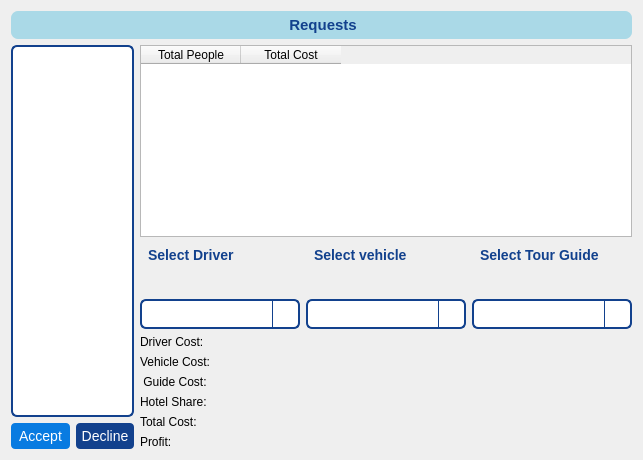
      <widget class="QWidget" name="requestPage">
       <layout class="QGridLayout" name="gridLayout_8" columnstretch="2,8">
        <item row="11" column="1">
         <widget class="QLabel" name="profitLabel">
          <property name="text">
           <string>Profit:</string>
          </property>
         </widget>
        </item>
        <item row="10" column="1">
         <widget class="QLabel" name="totalCostLabel">
          <property name="text">
           <string>Total Cost:</string>
          </property>
         </widget>
        </item>
        <item row="7" column="1">
         <widget class="QLabel" name="vehicleCostLabel">
          <property name="text">
           <string>Vehicle Cost:</string>
          </property>
         </widget>
        </item>
        <item row="8" column="1">
         <widget class="QLabel" name="guideCostLabel">
          <property name="text">
           <string> Guide Cost:</string>
          </property>
         </widget>
        </item>
        <item row="1" column="1">
         <widget class="QTableWidget" name="tourSummaryTable">
          <column>
           <property name="text">
            <string>Total People</string>
           </property>
          </column>
          <column>
           <property name="text">
            <string>Total Cost</string>
           </property>
          </column>
         </widget>
        </item>
        <item row="6" column="1">
         <widget class="QLabel" name="driverCostLabel">
          <property name="text">
           <string>Driver Cost:</string>
          </property>
         </widget>
        </item>
        <item row="0" column="0" colspan="2">
         <widget class="QLabel" name="label_7">
          <property name="styleSheet">
           <string notr="true">background-color:rgb(170, 217, 231);
padding: 5px;
border-radius: 7px;</string>
          </property>
          <property name="text">
           <string>&lt;html&gt;&lt;head/&gt;&lt;body&gt;&lt;p align=&quot;center&quot;&gt;&lt;span style=&quot; font-size:11pt; font-weight:600; color:#12418d;&quot;&gt;Requests&lt;/span&gt;&lt;/p&gt;&lt;/body&gt;&lt;/html&gt;</string>
          </property>
         </widget>
        </item>
        <item row="3" column="1">
         <spacer name="horizontalSpacer">
          <property name="orientation">
           <enum>Qt::Horizontal</enum>
          </property>
          <property name="sizeHint" stdset="0">
           <size>
            <width>40</width>
            <height>20</height>
           </size>
          </property>
         </spacer>
        </item>
        <item row="2" column="1">
         <layout class="QHBoxLayout" name="LabelLayout">
          <item>
           <widget class="QLabel" name="Driver_label">
            <property name="styleSheet">
             <string notr="true">QLabel {
    color: #12418d;
    font-size: 14px;
    font-weight: bold;
    padding: 4px;
    border-radius: 4px;
}
</string>
            </property>
            <property name="text">
             <string>Select Driver</string>
            </property>
           </widget>
          </item>
          <item>
           <widget class="QLabel" name="Vehicle_label">
            <property name="styleSheet">
             <string notr="true">QLabel {
    color: #12418d;
    font-size: 14px;
    font-weight: bold;
    padding: 4px;
    border-radius: 4px;
}</string>
            </property>
            <property name="text">
             <string>Select vehicle</string>
            </property>
           </widget>
          </item>
          <item>
           <widget class="QLabel" name="Tour_Guide_label">
            <property name="styleSheet">
             <string notr="true">QLabel {
    color: #12418d;
    font-size: 14px;
    font-weight: bold;
    padding: 4px;
    border-radius: 4px;
}</string>
            </property>
            <property name="text">
             <string>Select Tour Guide</string>
            </property>
           </widget>
          </item>
         </layout>
        </item>
        <item row="5" column="1">
         <layout class="QHBoxLayout" name="horizontalLayout_3">
          <item>
           <widget class="QComboBox" name="driverComboBox">
            <property name="styleSheet">
             <string notr="true">QComboBox {
    background-color: white;
    border: 2px solid #12418d;
    border-radius: 6px;
    padding: 4px 8px;
    font-size: 14px;
    color: #12418d;
}

QComboBox::drop-down {
    subcontrol-origin: padding;
    subcontrol-position: top right;
    width: 25px;
    border-left: 1px solid #12418d;
}


</string>
            </property>
           </widget>
          </item>
          <item>
           <widget class="QComboBox" name="vehicleComboBox">
            <property name="styleSheet">
             <string notr="true">QComboBox {
    background-color: white;
    border: 2px solid #12418d;
    border-radius: 6px;
    padding: 4px 8px;
    font-size: 14px;
    color: #12418d;
}

QComboBox::drop-down {
    subcontrol-origin: padding;
    subcontrol-position: top right;
    width: 25px;
    border-left: 1px solid #12418d;
}


</string>
            </property>
           </widget>
          </item>
          <item>
           <widget class="QComboBox" name="guideComboBox">
            <property name="styleSheet">
             <string notr="true">QComboBox {
    background-color: white;
    border: 2px solid #12418d;
    border-radius: 6px;
    padding: 4px 8px;
    font-size: 14px;
    color: #12418d;
}

QComboBox::drop-down {
    subcontrol-origin: padding;
    subcontrol-position: top right;
    width: 25px;
    border-left: 1px solid #12418d;
}


</string>
            </property>
           </widget>
          </item>
         </layout>
        </item>
        <item row="1" column="0" rowspan="11">
         <layout class="QVBoxLayout" name="verticalLayout_2">
          <property name="leftMargin">
           <number>0</number>
          </property>
          <item>
           <widget class="QListWidget" name="TourlistWidget">
            <property name="styleSheet">
             <string notr="true">QListWidget {
        font-size: 16px;
        color: rgb(18, 65, 141);
        background-color: white;
        border: 2px solid rgb(18, 65, 141);
        border-radius: 6px;
    }
    QListWidget::item {
        padding: 6px;
    }
    QListWidget::item:selected {
        background-color: rgb(18, 65, 141);
        color: white;
        border-radius: 4px;
    }</string>
            </property>
           </widget>
          </item>
          <item>
           <layout class="QHBoxLayout" name="horizontalLayout_2">
            <property name="topMargin">
             <number>0</number>
            </property>
            <item>
             <widget class="QPushButton" name="acceptTourButton">
              <property name="styleSheet">
               <string notr="true">QPushButton{
color:#fff;
border: 0px;
font-size: 14px;
padding: 5px;
background-color: rgb(8, 123, 225);
border-radius: 4px;
}

QPushButton:hover{
background-color: rgb(47, 142, 228);
}</string>
              </property>
              <property name="text">
               <string>Accept</string>
              </property>
             </widget>
            </item>
            <item>
             <widget class="QPushButton" name="declineTourButton">
              <property name="styleSheet">
               <string notr="true">QPushButton{
color:#fff;
border: 0px;
font-size: 14px;
padding: 5px;
	background-color: rgb(18, 65, 141);
border-radius: 4px;
}

QPushButton:hover{
background-color: rgb(47, 142, 228);
}</string>
              </property>
              <property name="text">
               <string>Decline</string>
              </property>
             </widget>
            </item>
           </layout>
          </item>
         </layout>
        </item>
        <item row="9" column="1">
         <widget class="QLabel" name="hotelshare_label">
          <property name="text">
           <string>Hotel Share:</string>
          </property>
         </widget>
        </item>
       </layout>
      </widget>
